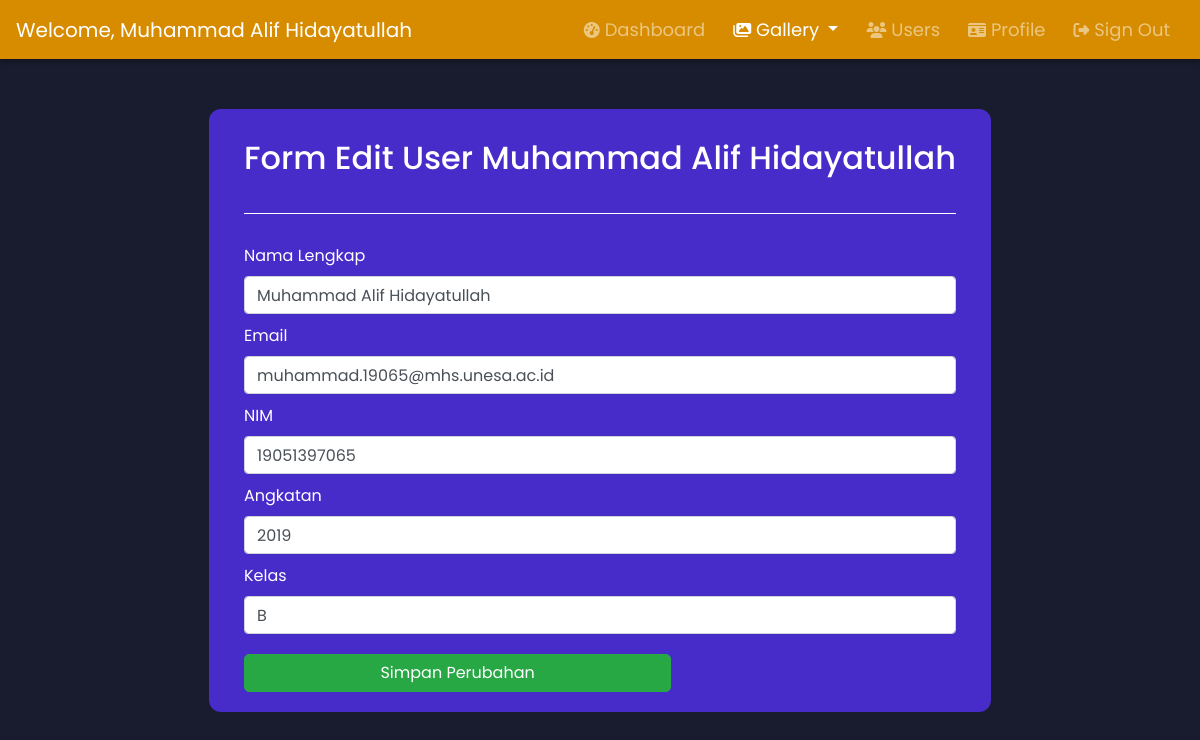
/User_Regist/admin-user-edit?id=27 (signed in), run on an earlier commit of the app's database.
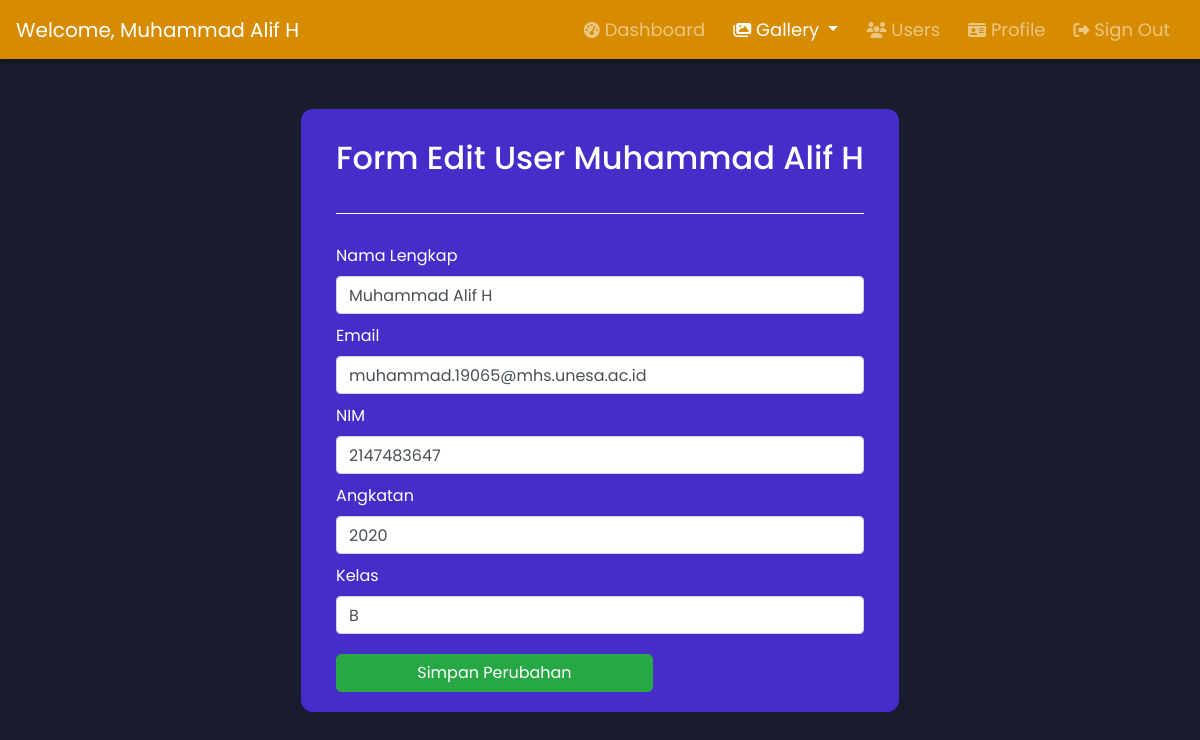
And on a later commit of the database.
### tables this page shows
CREATE TABLE `users` (
  `id` int(11) NOT NULL,
  `namalengkap` varchar(100) NOT NULL,
  `email` varchar(200) NOT NULL,
  `nim` bigint(20) NOT NULL,
  `angkatan` year(4) NOT NULL,
  `kelas` varchar(2) NOT NULL,
  `verified` tinyint(4) NOT NULL,
  `token` varchar(100) NOT NULL,
  `password` varchar(255) NOT NULL,
  `usertype` varchar(20) NOT NULL
);

### User_Regist/admin-user-edit.php (the view, shortened to what this page needs)
<?php
    $currentPage = 'uploadGallery_adm';
    include 'header-admin.php';
  if (isset($_GET['id'])) {
    $id = ($_GET['id']);
    $query = "SELECT * FROM users WHERE id='$id'";
    $result = mysqli_query($conn, $query);
    $data = mysqli_fetch_assoc($result);
  } else {
    echo "<script>alert('Masukkan data id.');window.location='admin-usersConfig';</script>";
  }
  ?>
<section>
<div class="container anim" id="box" style=" margin-top: 50px; color:white; padding-top: 30px; width:fit-content">
            <div class="d-flex justify-content-center">
                <div >
                    <div class="container">
                        <h2 style="margin-bottom: 12px" class="align-items-center">Form Edit User <?php echo $data['namalengkap']; ?></h2>
                        <hr style="border-top: 1px solid white; margin-bottom: 30px; margin-top: 36px">
                        <form method="POST" action="admin-user-edit-proses" enctype="multipart/form-data">
                            <label class="label control-label">Nama Lengkap</label>
                            <input type="text" class="form-control" name="namalengkap" placeholder="namalengkap" value="<?php echo $data['namalengkap']; ?>">
                            <label class="label control-label">Email</label>
                            <input type="text" class="form-control" name="email" placeholder="email" value="<?php echo $data['email']; ?>">
                            <label class="label control-label">NIM</label>
                            <input type="text" class="form-control" name="nim" placeholder="nim" value="<?php echo $data['nim']; ?>">
                            <label class="label control-label">Angkatan</label>
                            <input type="text" class="form-control" name="angkatan" placeholder="angkatan" value="<?php echo $data['angkatan']; ?>">
                            <label class="label control-label">Kelas</label>
                            <input type="text" class="form-control" name="kelas" placeholder="kelas" value="<?php echo $data['kelas']; ?>">
                            <button name="submit-btn" type="submit" class="btn btn-success" data-toggle="modal" data-target="#exampleModal" style="margin-top: 10px; width: 30%; border-radius: 5px" >
                                Simpan Perubahan
                            </button>
                        </form>
                    </div>
                    </div>
                </div>
            </div>
    </body>
    <br>
    <br>
</html>

### User_Regist/header-admin.php (shortened to what this page needs)
<!DOCTYPE html>
<html>
    <head>
        <link rel="stylesheet" href="https://cdn.jsdelivr.net/npm/bootstrap@4.5.3/dist/css/bootstrap.min.css">
        <link rel="stylesheet" href="https://unpkg.com/swiper/swiper-bundle.css" />
        <link rel="stylesheet" href="https://unpkg.com/swiper/swiper-bundle.min.css" />
        <link href="../src/css/dashboard_admin.css" type="text/css" rel="stylesheet">
        <link rel="stylesheet" href="//cdnjs.cloudflare.com/ajax/libs/morris.js/0.5.1/morris.css">
    </head>
    <body>
        <nav class="navbar navbar-expand-lg navbar-dark">
            <a class="navbar-brand" href="#">Welcome, <?php echo $_SESSION['namalengkap']; ?> </a>
            <div class="collapse navbar-collapse" id="navbarNav">
            <ul class="navbar-nav ml-auto">
                    <li class="nav-item <?php if($currentPage =='dashboard'){echo 'active';}?>">
                        <a class="nav-link" href="admin-dashboard"><i class="fas fa-tachometer-alt"></i> Dashboard</a>
                    </li>
                    <li class="nav-item dropdown <?php if($currentPage =='galleryData' || $currentPage == 'previewGalery' || $currentPage =='uploadGallery_adm'){echo 'active';}?>">
                        <a class="nav-link dropdown-toggle" href="#" id="navbarDropdown" role="button" data-toggle="dropdown" aria-haspopup="true" aria-expanded="false">
                        <i class="fas fa-images"></i>  Gallery
                        </a>
                    </li>
                    <li class="nav-item <?php if($currentPage =='usersConfig'){echo 'active';}?>">
                        <a class="nav-link" href="admin-usersConfig"><i class="fas fa-users"></i> Users </a>
                    </li>
                    <li class="nav-item <?php if($currentPage =='profile'){echo 'active';}?>">
                        <a class="nav-link" href="admin-profile"><i class="fas fa-id-card"></i> Profile</a>
                    </li>
                    <li class="nav-item">
                        <a class="nav-link" href="index1?logout=1"><i class="fas fa-sign-out-alt"></i> Sign Out</a>
                    </li>
                </ul>
            </div>
        </nav>

What changed in the data, as far as the page shows it:
changed users "muhammad.19065@mhs.unesa.ac.id": namalengkap "Muhammad Alif Hidayatullah" → "Muhammad Alif H"; nim "19051397065" → "2147483647"; angkatan "2019" → "2020"
Also different on the page:
$_SESSION['namalengkap']: "Muhammad Alif Hidayatullah" → "Muhammad Alif H"
